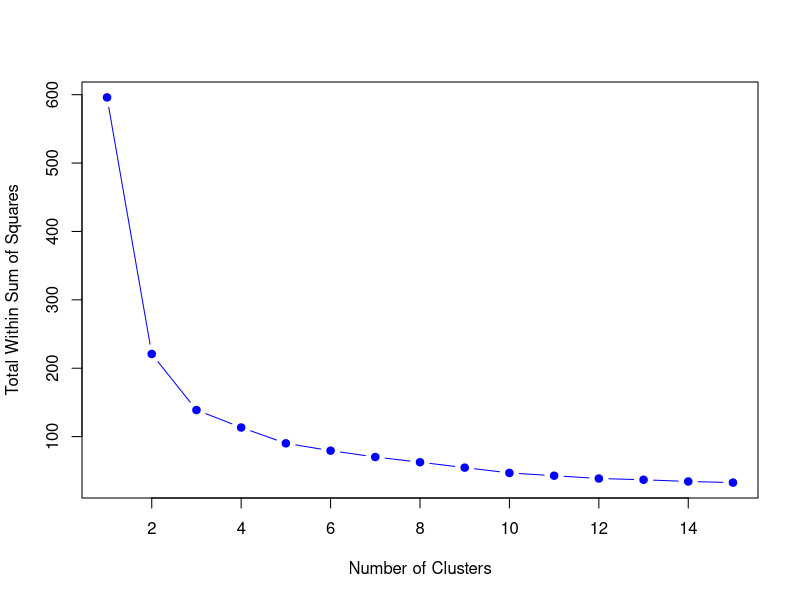

Here is the R script that generated this plot:
## ---- chunk 1
knitr::opts_chunk$set(echo = TRUE)
## ---- chunk 2
# Install necessary packages if not already installed
if (!requireNamespace("ggplot2", quietly = TRUE)) {
  install.packages("ggplot2")
}
if (!requireNamespace("cluster", quietly = TRUE)) {
  install.packages("cluster")
}

# Load the libraries
library(ggplot2)
library(cluster)
## ---- chunk 3
# Load the Iris dataset
data(iris)
## ---- chunk 4
head(iris)
## ---- chunk 5
tail(iris)
## ---- chunk 6
summary(iris)
## ---- chunk 7
iris_data <- iris[, -5]  # Removing the 5th column (Species)
## ---- chunk 8
# Normalize the data (scale to have mean = 0 and standard deviation = 1)
iris_scaled <- scale(iris_data)
## ---- chunk 9
wss <- numeric(15)  # Store WSS for k = 1 to 15
for (i in 1:15) {
  kmeans_model <- kmeans(iris_scaled, centers = i, nstart = 25)
  wss[i] <- kmeans_model$tot.withinss
}

# Plot the Elbow curve
plot(1:15, wss, type = "b", pch = 19, col = "blue", 
     xlab = "Number of Clusters", 
     ylab = "Total Within Sum of Squares")
